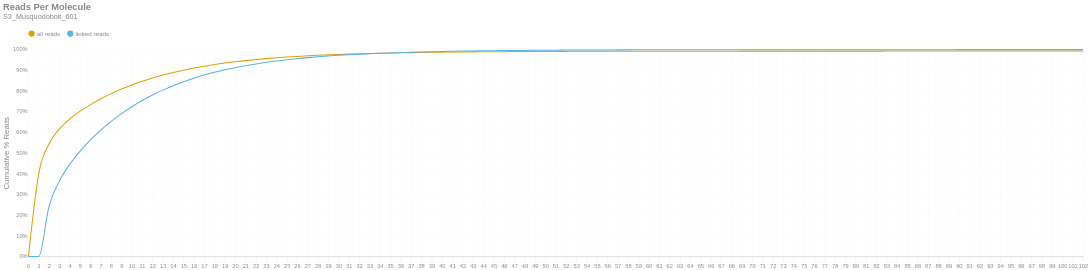

Notebook source saved alongside this figure:
### Markdown cell above
### Reads per Molecule
This chart shows the cumulative distribution of the number of reads per linked molecule. That is, how many alignments are associated with a unique molecule. This excludes the number of reads associated with invalid or absent linked-read barcodes. The `linked` histogram is the percentages recalculated when disregarding singletons.

### Code cell
if SKIPLR:
    print_html(f"Skipped")
else:
    counts = np.bincount(valids['reads'].cast(pl.Int64).to_numpy())
    weighted = counts * np.arange(len(counts))
    all_perc = weighted / n_reads
    linked_perc = weighted / n_linked_reads
    linked_perc[1] = 0
    binned_df = pl.DataFrame({
        'readsper': list(range(len(counts))),
        'all reads (cumsum)': np.cumsum(all_perc).tolist(),
        'linked reads (cumsum)': np.cumsum(linked_perc).tolist(),
    })

    with SafeRender(binned_df):
        (
            density_plot(binned_df, 'Reads Per Molecule', samplename, 'readspmol')
            .encode(
                x=alt.X('readsper:O', title=None).axis(labelAngle=0).scale(padding=0),
                y=alt.Y('value:Q', title='Cumulative % Reads').axis(format='%').stack(False),
                color=alt.Color("key:N").scale(domain=["all reads", "linked reads"]),
                tooltip=[
                    alt.Tooltip("key:N", title="Data Type"),
                    alt.Tooltip("readsper:O", title="Reads Per Molecule"),
                    alt.Tooltip("value:Q", format=".2%", title="% Reads (Cum.)")
                ]            
            )
        ).display()

### Figure 1 — Vega-Lite specification as saved in the notebook (floating-point values rounded to 4 significant figures)
{"width": "container", "height": 400, "config": {"title": {"anchor": "start", "dy": -15, "fontSize": 18, "color": "#888888", "subtitleColor": "#888888", "subtitleFontSize": 14}, "arc": {"fill": "#0072B2"}, "axis": {"domainColor": "#888888", "domainWidth": 0.5, "gridWidth": 0.2, "grid": false, "titleFontWeight": 400, "titleFontSize": 15, "labelFontSize": 11, "labelColor": "#888888", "tickColor": "#888888", "tickWidth": 0.2, "titleColor": "#888888"}, "axisBand": {"grid": false}, "axisX": {"grid": true, "tickSize": 10, "domainCap": "round"}, "axisY": {"domain": false, "grid": true, "tickSize": 0, "domainCap": "round"}, "background": "transparent", "header": {"labelFontSize": 15, "labelColor": "#888888", "titleFontSize": 15, "titleFontWeight": 600, "titleColor": "#888888"}, "legend": {"labelFont": "sans-serif", "labelFontSize": 12, "labelColor": "#888888", "symbolSize": 100, "symbolType": "circle", "titleFontSize": 12, "titlePadding": 10, "titleColor": "#888888", "title": null, "orient": "top"}, "range": {"category": ["#E69F00", "#56B4E9", "#009E73", "#F0E442", "#0072B2", "#D55E00", "#CC79A7", "#000000"], "diverging": ["#cfe8f3", "#a2d4ec", "#73bfe2", "#46abdb", "#1696d2", "#12719e"]}, "area": {"fill": "#0072B2", "fillOpacity": 0.7, "line": true, "strokeOpacity": 0.7}, "line": {"color": "#0072B2", "stroke": "#0072B2", "strokeWidth": 2}, "trail": {"color": "#0072B2", "stroke": "#0072B2", "strokeWidth": 0, "size": 1}, "point": {"filled": true, "fillOpacity": 1.0, "size": 95}, "text": {"color": "#888888", "fontSize": 11, "align": "right", "fontWeight": 400, "size": 11}, "bar": {"fill": "#0072B2", "stroke": null}, "view": {"stroke": null, "continuousWidth": 660, "continuousHeight": 400}}, "data": {"name": "data-1ee0f5410eeb7d2d07e8ef92ff33ddf9"}, "mark": {"type": "line", "interpolate": "monotone", "point": {"opacity": 0, "size": 275}}, "encoding": {"color": {"field": "key", "scale": {"domain": ["all reads", "linked reads"]}, "type": "nominal"}, "tooltip": [{"field": "key", "title": "Data Type", "type": "nominal"}, {"field": "readsper", "title": "Reads Per Molecule", "type": "ordinal"}, {"field": "value", "format": ".2%", "title": "% Reads (Cum.)", "type": "quantitative"}], "x": {"axis": {"labelAngle": 0}, "field": "readsper", "scale": {"padding": 0}, "title": null, "type": "ordinal"}, "y": {"axis": {"format": "%"}, "field": "value", "stack": false, "title": "Cumulative % Reads", "type": "quantitative"}}, "params": [{"name": "param_c36ac31b6afebe62", "select": {"type": "point", "fields": ["key"]}, "bind": "legend"}], "title": {"text": "Reads Per Molecule", "subtitle": "S3_Musquodoboit_601"}, "transform": [{"fold": ["all reads (cumsum)", "linked reads (cumsum)"]}, {"calculate": "replace(datum.key, ' (cumsum)', '')", "as": "key"}, {"filter": {"param": "param_c36ac31b6afebe62"}}], "usermeta": {"embedOptions": {"downloadFileName": "S3_Musquodoboit_601.readspmol"}}, "$schema": "https://vega.github.io/schema/vega-lite/v6.1.0.json", "datasets": {"data-1ee0f5410eeb7d2d07e8ef92ff33ddf9": [{"readsper": 0, "all reads (cumsum)": 0.0, "linked reads (cumsum)": 0.0}, {"readsper": 1, "all reads (cumsum)": 0.4007, "linked reads (cumsum)": 0.0}, {"readsper": 2, "all reads (cumsum)": 0.5453, "linked reads (cumsum)": 0.2441}, {"readsper": 3, "all reads (cumsum)": 0.617, "linked reads (cumsum)": 0.3653}, {"readsper": 4, "all reads (cumsum)": 0.6647, "linked reads (cumsum)": 0.4459}, {"readsper": 5, "all reads (cumsum)": 0.7024, "linked reads (cumsum)": 0.5094}, {"readsper": 6, "all reads (cumsum)": 0.7343, "linked reads (cumsum)": 0.5633}, {"readsper": 7, "all reads (cumsum)": 0.7623, "linked reads (cumsum)": 0.6106}, {"readsper": 8, "all reads (cumsum)": 0.7873, "linked reads (cumsum)": 0.6528}, {"readsper": 9, "all reads (cumsum)": 0.8095, "linked reads (cumsum)": 0.6903}, {"readsper": 10, "all reads (cumsum)": 0.8295, "linked reads (cumsum)": 0.724}, {"readsper": 11, "all reads (cumsum)": 0.8471, "linked reads (cumsum)": 0.7538}, {"readsper": 12, "all reads (cumsum)": 0.8629, "linked reads (cumsum)": 0.7804}, {"readsper": 13, "all reads (cumsum)": 0.8769, "linked reads (cumsum)": 0.8041}, {"readsper": 14, "all reads (cumsum)": 0.8895, "linked reads (cumsum)": 0.8255}, {"readsper": 15, "all reads (cumsum)": 0.9009, "linked reads (cumsum)": 0.8446}, {"readsper": 16, "all reads (cumsum)": 0.9112, "linked reads (cumsum)": 0.8619}, {"readsper": 17, "all reads (cumsum)": 0.9199, "linked reads (cumsum)": 0.8768}, {"readsper": 18, "all reads (cumsum)": 0.9279, "linked reads (cumsum)": 0.8903}, {"readsper": 19, "all reads (cumsum)": 0.9351, "linked reads (cumsum)": 0.9024}, {"readsper": 20, "all reads (cumsum)": 0.9414, "linked reads (cumsum)": 0.913}, {"readsper": 21, "all reads (cumsum)": 0.9469, "linked reads (cumsum)": 0.9223}, {"readsper": 22, "all reads (cumsum)": 0.952, "linked reads (cumsum)": 0.9309}, {"readsper": 23, "all reads (cumsum)": 0.9565, "linked reads (cumsum)": 0.9385}, {"readsper": 24, "all reads (cumsum)": 0.9606, "linked reads (cumsum)": 0.9454}, {"readsper": 25, "all reads (cumsum)": 0.9641, "linked reads (cumsum)": 0.9513}, {"readsper": 26, "all reads (cumsum)": 0.9672, "linked reads (cumsum)": 0.9565}, {"readsper": 27, "all reads (cumsum)": 0.97, "linked reads (cumsum)": 0.9613}, {"readsper": 28, "all reads (cumsum)": 0.9725, "linked reads (cumsum)": 0.9656}, {"readsper": 29, "all reads (cumsum)": 0.9746, "linked reads (cumsum)": 0.969}, {"readsper": 30, "all reads (cumsum)": 0.9766, "linked reads (cumsum)": 0.9724}, {"readsper": 31, "all reads (cumsum)": 0.9783, "linked reads (cumsum)": 0.9754}, {"readsper": 32, "all reads (cumsum)": 0.98, "linked reads (cumsum)": 0.9781}, {"readsper": 33, "all reads (cumsum)": 0.9813, "linked reads (cumsum)": 0.9805}, {"readsper": 34, "all reads (cumsum)": 0.9825, "linked reads (cumsum)": 0.9825}, {"readsper": 35, "all reads (cumsum)": 0.9836, "linked reads (cumsum)": 0.9842}, {"readsper": 36, "all reads (cumsum)": 0.9845, "linked reads (cumsum)": 0.9858}, {"readsper": 37, "all reads (cumsum)": 0.9855, "linked reads (cumsum)": 0.9875}, {"readsper": 38, "all reads (cumsum)": 0.9863, "linked reads (cumsum)": 0.9888}, {"readsper": 39, "all reads (cumsum)": 0.987, "linked reads (cumsum)": 0.99}, {"readsper": 40, "all reads (cumsum)": 0.9876, "linked reads (cumsum)": 0.9911}, {"readsper": 41, "all reads (cumsum)": 0.9882, "linked reads (cumsum)": 0.9921}, {"readsper": 42, "all reads (cumsum)": 0.9888, "linked reads (cumsum)": 0.9931}, {"readsper": 43, "all reads (cumsum)": 0.9892, "linked reads (cumsum)": 0.9937}, {"readsper": 44, "all reads (cumsum)": 0.9896, "linked reads (cumsum)": 0.9944}, {"readsper": 45, "all reads (cumsum)": 0.9899, "linked reads (cumsum)": 0.995}, {"readsper": 46, "all reads (cumsum)": 0.9903, "linked reads (cumsum)": 0.9955}, {"readsper": 47, "all reads (cumsum)": 0.9905, "linked reads (cumsum)": 0.996}, {"readsper": 48, "all reads (cumsum)": 0.9907, "linked reads (cumsum)": 0.9963}, {"readsper": 49, "all reads (cumsum)": 0.991, "linked reads (cumsum)": 0.9968}, {"readsper": 50, "all reads (cumsum)": 0.9912, "linked reads (cumsum)": 0.9971}, {"readsper": 51, "all reads (cumsum)": 0.9914, "linked reads (cumsum)": 0.9975}, {"readsper": 52, "all reads (cumsum)": 0.9916, "linked reads (cumsum)": 0.9979}, {"readsper": 53, "all reads (cumsum)": 0.9918, "linked reads (cumsum)": 0.9981}, {"readsper": 54, "all reads (cumsum)": 0.9919, "linked reads (cumsum)": 0.9983}, {"readsper": 55, "all reads (cumsum)": 0.992, "linked reads (cumsum)": 0.9985}, {"readsper": 56, "all reads (cumsum)": 0.9921, "linked reads (cumsum)": 0.9986}, {"readsper": 57, "all reads (cumsum)": 0.9922, "linked reads (cumsum)": 0.9988}, {"readsper": 58, "all reads (cumsum)": 0.9922, "linked reads (cumsum)": 0.9989}, {"readsper": 59, "all reads (cumsum)": 0.9923, "linked reads (cumsum)": 0.999}, {"readsper": 60, "all reads (cumsum)": 0.9924, "linked reads (cumsum)": 0.9991}, {"readsper": 61, "all reads (cumsum)": 0.9924, "linked reads (cumsum)": 0.9992}, {"readsper": 62, "all reads (cumsum)": 0.9925, "linked reads (cumsum)": 0.9992}, {"readsper": 63, "all reads (cumsum)": 0.9925, "linked reads (cumsum)": 0.9993}, {"readsper": 64, "all reads (cumsum)": 0.9926, "linked reads (cumsum)": 0.9994}, {"readsper": 65, "all reads (cumsum)": 0.9926, "linked reads (cumsum)": 0.9995}, {"readsper": 66, "all reads (cumsum)": 0.9926, "linked reads (cumsum)": 0.9995}, {"readsper": 67, "all reads (cumsum)": 0.9926, "linked reads (cumsum)": 0.9995}, {"readsper": 68, "all reads (cumsum)": 0.9927, "linked reads (cumsum)": 0.9996}, {"readsper": 69, "all reads (cumsum)": 0.9927, "linked reads (cumsum)": 0.9996}, {"readsper": 70, "all reads (cumsum)": 0.9927, "linked reads (cumsum)": 0.9997}, {"readsper": 71, "all reads (cumsum)": 0.9927, "linked reads (cumsum)": 0.9997}, {"readsper": 72, "all reads (cumsum)": 0.9928, "linked reads (cumsum)": 0.9997}, {"readsper": 73, "all reads (cumsum)": 0.9928, "linked reads (cumsum)": 0.9998}, {"readsper": 74, "all reads (cumsum)": 0.9928, "linked reads (cumsum)": 0.9998}, {"readsper": 75, "all reads (cumsum)": 0.9928, "linked reads (cumsum)": 0.9998}, {"readsper": 76, "all reads (cumsum)": 0.9928, "linked reads (cumsum)": 0.9998}, {"readsper": 77, "all reads (cumsum)": 0.9928, "linked reads (cumsum)": 0.9998}, {"readsper": 78, "all reads (cumsum)": 0.9928, "linked reads (cumsum)": 0.9998}, {"readsper": 79, "all reads (cumsum)": 0.9929, "linked reads (cumsum)": 0.9999}, {"readsper": 80, "all reads (cumsum)": 0.9929, "linked reads (cumsum)": 0.9999}, {"readsper": 81, "all reads (cumsum)": 0.9929, "linked reads (cumsum)": 0.9999}, {"readsper": 82, "all reads (cumsum)": 0.9929, "linked reads (cumsum)": 0.9999}, {"readsper": 83, "all reads (cumsum)": 0.9929, "linked reads (cumsum)": 0.9999}, {"readsper": 84, "all reads (cumsum)": 0.9929, "linked reads (cumsum)": 0.9999}, {"readsper": 85, "all reads (cumsum)": 0.9929, "linked reads (cumsum)": 0.9999}, {"readsper": 86, "all reads (cumsum)": 0.9929, "linked reads (cumsum)": 0.9999}, {"readsper": 87, "all reads (cumsum)": 0.9929, "linked reads (cumsum)": 0.9999}, {"readsper": 88, "all reads (cumsum)": 0.9929, "linked reads (cumsum)": 0.9999}, {"readsper": 89, "all reads (cumsum)": 0.9929, "linked reads (cumsum)": 0.9999}, {"readsper": 90, "all reads (cumsum)": 0.9929, "linked reads (cumsum)": 1.0}, {"readsper": 91, "all reads (cumsum)": 0.9929, "linked reads (cumsum)": 1.0}, {"readsper": 92, "all reads (cumsum)": 0.9929, "linked reads (cumsum)": 1.0}, {"readsper": 93, "all reads (cumsum)": 0.9929, "linked reads (cumsum)": 1.0}, {"readsper": 94, "all reads (cumsum)": 0.9929, "linked reads (cumsum)": 1.0}, {"readsper": 95, "all reads (cumsum)": 0.9929, "linked reads (cumsum)": 1.0}, {"readsper": 96, "all reads (cumsum)": 0.9929, "linked reads (cumsum)": 1.0}, {"readsper": 97, "all reads (cumsum)": 0.9929, "linked reads (cumsum)": 1.0}, {"readsper": 98, "all reads (cumsum)": 0.9929, "linked reads (cumsum)": 1.0}, {"readsper": 99, "all reads (cumsum)": 0.9929, "linked reads (cumsum)": 1.0}, {"readsper": 100, "all reads (cumsum)": 0.9929, "linked reads (cumsum)": 1.0}, {"readsper": 101, "all reads (cumsum)": 0.9929, "linked reads (cumsum)": 1.0}, {"readsper": 102, "all reads (cumsum)": 0.9929, "linked reads (cumsum)": 1.0}]}}
